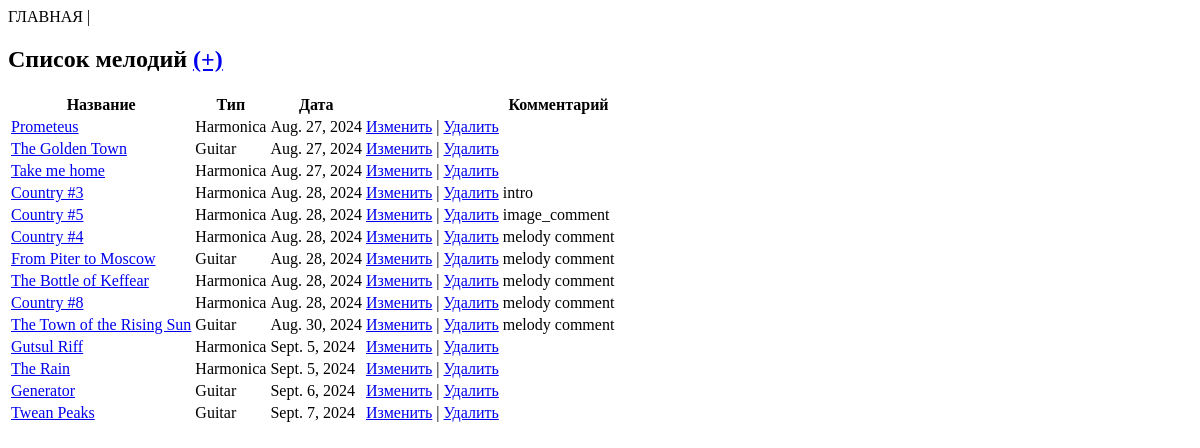
Before: / with the older database file.
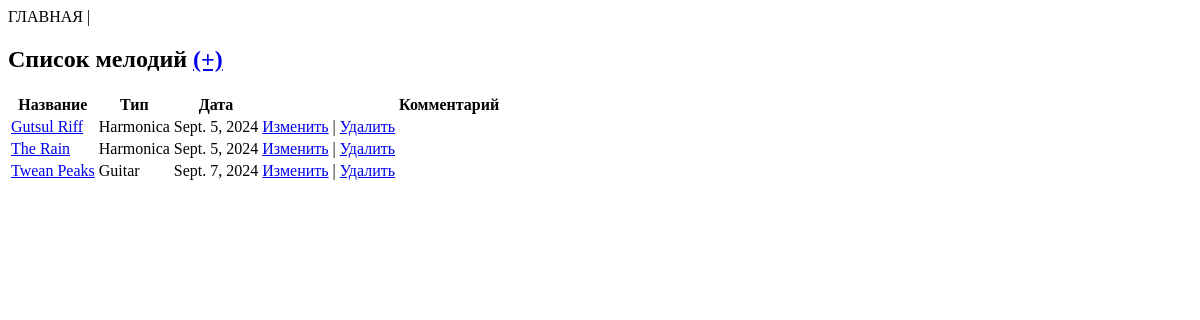
After: the same page with the newer database file.
### app/models.py (models this page shows)
class Melody(models.Model):
    name = models.CharField(max_length=200, unique=True)
    type = models.CharField(max_length=20, null=True, blank=True)
    date = models.DateTimeField()
    comment = models.CharField(max_length=200, blank=True)

### app/views.py (the view)
# urls.py: path("", views.index),
def index(request):
    melodies = Melody.objects.all()
    return render(request, "index.html", {"melodies": melodies})

### app/templates/index.html (shortened to what this page needs)
<!DOCTYPE html>
<html>
<head>
</head>
<body>
    <h2>Список мелодий <a href="create_melody/">(+)</a> </h2>
    <table>
        <thead><th>Название</th><th>Тип</th><th>Дата</th><th></th><th>Комментарий</th></thead>
        {% for melody in melodies %}
        <tr>
            <td><a href="show_melody/{{melody.id}}">{{ melody.name }}</a></td>
            <td>{{ melody.type }}</td>
            <td>{{ melody.date.date }}</td>
            <td><a href="edit_melody/{{melody.id}}">Изменить</a> | <a href="delete_melody/{{melody.id}}">Удалить</a></td>
            <td>{{ melody.comment }}</td>
        </tr>
        {% endfor %}
    </table>
</body>
</html>

Changed rows visible on the page:
removed Melody: name "Prometeus", type "Harmonica", date "Aug. 27, 2024"
removed Melody: name "The Golden Town", type "Guitar", date "Aug. 27, 2024"
removed Melody: name "Take me home", type "Harmonica", date "Aug. 27, 2024"
removed Melody: name "Country #3", type "Harmonica", date "Aug. 28, 2024", comment "intro"
removed Melody: name "Country #5", type "Harmonica", date "Aug. 28, 2024", comment "image_comment"
removed Melody: name "Country #4", type "Harmonica", date "Aug. 28, 2024", comment "melody comment"
removed Melody: name "From Piter to Moscow", type "Guitar", date "Aug. 28, 2024", comment "melody comment"
removed Melody: name "The Bottle of Keffear", type "Harmonica", date "Aug. 28, 2024", comment "melody comment"
removed Melody: name "Country #8", type "Harmonica", date "Aug. 28, 2024", comment "melody comment"
removed Melody: name "The Town of the Rising Sun", type "Guitar", date "Aug. 30, 2024", comment "melody comment"
removed Melody: name "Generator", type "Guitar", date "Sept. 6, 2024"
